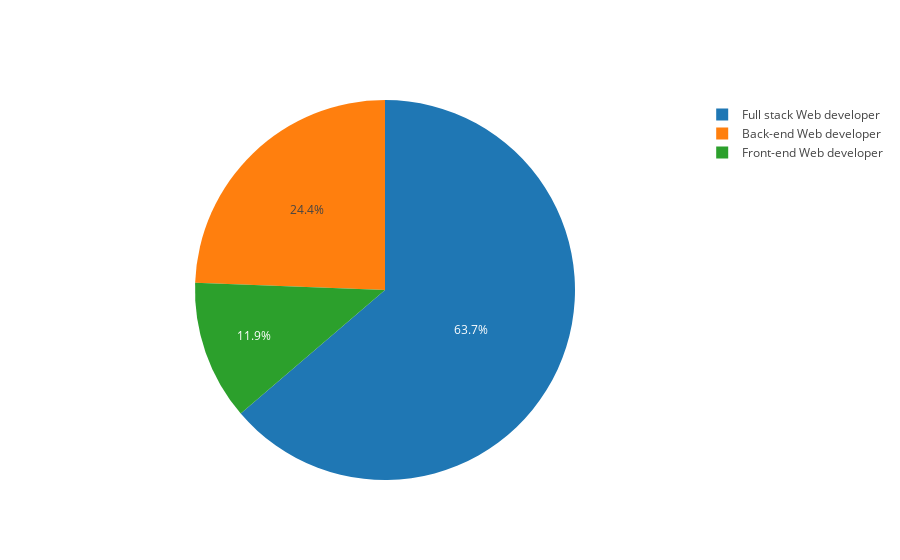

Notebook source saved alongside this figure:
### Code cell
devs = Counter(WebDevs.WebDeveloperType.values)
labels = list(devs.keys())
values = list(devs.values())

trace = go.Pie(labels = labels, values = values)

py.iplot([trace], filename = 'devs_by_category')

### Figure 1 — Plotly figure (JSON) as saved in the notebook; plotly's stock layout.template omitted (floating-point values rounded to 4 significant figures)
{"data": [{"labels": ["Full stack Web developer", "Back-end Web developer", "Front-end Web developer"], "type": "pie", "uid": "ac5b80f4-43f0-481d-a783-c8e2f6eef294", "values": [6816, 2610, 1270]}], "layout": {}}
